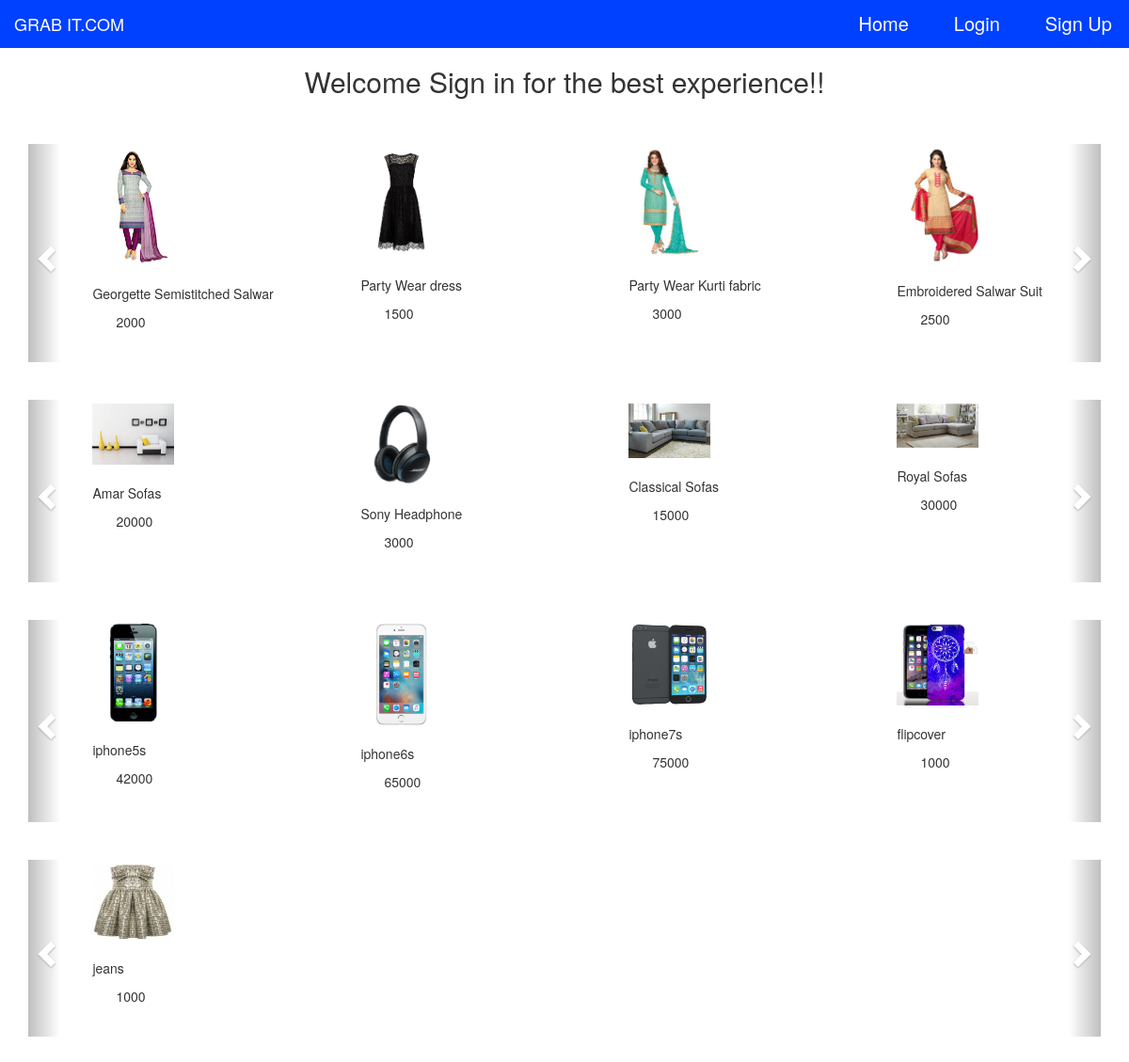
The page /shopping/shopping.php on the database its author committed.
### tables this page shows
CREATE TABLE `dressdetails` (
  `dressid` int(25) NOT NULL,
  `dressname` varchar(65) NOT NULL,
  `folder` varchar(20) NOT NULL,
  `dressimage` varchar(30) NOT NULL,
  `dressprice` int(10) NOT NULL,
  `details` varchar(1000) NOT NULL,
  `ordereddate` date NOT NULL,
  `updateddate` date NOT NULL,
  `tab_id` int(11) NOT NULL,
  `div_id` int(11) NOT NULL,
  `quantity` varchar(10) NOT NULL,
  `status` varchar(20) NOT NULL
);

### shopping/shopping.php (the view, shortened to what this page needs)
<?php
$conn = mysqli_connect("localhost","root","","shopping");
mysqli_select_db($conn,"shopping");
 $q1="SELECT div_id FROM dressdetails";
$result=mysqli_query($conn,$q1);
while($row= mysqli_fetch_array($result))
{
$div_id=$row['div_id'];
}
$divid=$div_id+1;
?>
<!DOCTYPE HTML>
<html lang="en-US">
<head>
	<link rel="stylesheet" href="css/bootstrap.css" />
	<link rel="stylesheet" href="style.css" />
</head>
<body>
<div class="container">
<nav class="navbar navbar-fixed-top" role="navigation" style="background-color:#0040ff;">
<div class="navbar-header">
 <a href="#" class="navbar-brand" id="padma"> GRAB IT.COM </a>
</div>
<div class="collapse navbar-collapse" id="collapse">
<ul class="nav  navbar-nav navbar-right" >
<li><a href="" id="padma">  Home </a>  </li>
<li><a href="login.php" id="padma"> Login </a>  </li>
<li><a href="signup.php" id="padma">  Sign Up </a>  </li>
</ul>
</div>
</nav>
<br> <br>
<center> <h2> Welcome Sign in for the best experience!! </h2> </center>
<br> <br>
<?php
$x=0;
while($x<$divid)
{
	$y=0;
	$slider="slider".$x;
?>
<div id="<?php echo $slider?>" class="carousel slide" data-ride="carousel" style="" >
<div class="carousel-inner">
<div class="item active">
<?php
$q1="SELECT * FROM dressdetails where tab_id=$y and div_id=$x";
$result=mysqli_query($conn,$q1);
while($row= mysqli_fetch_array($result))
{
$did=$row['dressid'];
echo ' <div style="width:25%;float:left;padding-left:6%;padding-bottom:2%;">';
 echo ' <a href="details.php?did='.$did .'">   <img src="images/'.$row['dressimage']. '" width=40%" style="padding-top:2%"><br> </a>
	 <br> ';
echo '	<p style="text-indent:0px;"> '.$row['dressname']. '</p>
	  <p style="text-indent:25px"> '.$row['dressprice']. ' </p>';
echo'</div>';
}
?>
</div>
</div>
 <a href="#<?php echo $slider?>" class="left carousel-control" data-slide="prev" style="width:3%;">
<span class="glyphicon glyphicon-chevron-left" > </span>
</a>
<a href="#<?php echo $slider?>" class="right carousel-control" data-slide="next" style="width:3%;">
<span class="glyphicon glyphicon-chevron-right"> </span>
</a>
</div>
<br><br>
<?php
 $x++;
}
?>
<br> <br>
</div>
</body>
</html>

### shopping/style.css (style rules this page uses)
body { margin:10px; }
#padma { color:white; background-color: #0040ff; }
li { padding-right:18px; font-size:20px; }
a { text-decoration:none; }

### rows shown on the page
dressdetails: dressimage (picture), dressname "Georgette Semistitched Salwar", dressprice "2000"
dressdetails: dressimage (picture), dressname "Party Wear dress", dressprice "1500"
dressdetails: dressimage (picture), dressname "Party Wear Kurti fabric", dressprice "3000"
dressdetails: dressimage (picture), dressname "Embroidered Salwar Suit", dressprice "2500"
dressdetails: dressimage (picture), dressname "Amar Sofas", dressprice "20000"
dressdetails: dressimage (picture), dressname "Sony Headphone", dressprice "3000"
dressdetails: dressimage (picture), dressname "Classical Sofas", dressprice "15000"
dressdetails: dressimage (picture), dressname "Royal Sofas", dressprice "30000"
dressdetails: dressimage (picture), dressname "iphone5s", dressprice "42000"
dressdetails: dressimage (picture), dressname "iphone6s", dressprice "65000"
dressdetails: dressimage (picture), dressname "iphone7s", dressprice "75000"
dressdetails: dressimage (picture), dressname "flipcover", dressprice "1000"
dressdetails: dressimage (picture), dressname "jeans", dressprice "1000"
